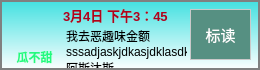
<?xml version="1.0" encoding="UTF-8"?>
<ui version="4.0">
 <class>MessageItem</class>
 <widget class="QWidget" name="MessageItem">
  <property name="geometry">
   <rect>
    <x>0</x>
    <y>0</y>
    <width>260</width>
    <height>70</height>
   </rect>
  </property>
  <property name="windowTitle">
   <string>Form</string>
  </property>
  <property name="styleSheet">
   <string notr="true"/>
  </property>
  <layout class="QGridLayout" name="gridLayout">
   <property name="margin">
    <number>0</number>
   </property>
   <property name="spacing">
    <number>0</number>
   </property>
   <item row="0" column="0">
    <widget class="QGroupBox" name="groupBox">
     <property name="styleSheet">
      <string notr="true">QGroupBox {background-color: qlineargradient(x1: 0, y1: 0, x2: 0, y2: 1,stop: 0 #40E0E0, stop: 1 #FFFFFF);border: 2px solid gray;margin-top: 0px; }</string>
     </property>
     <property name="title">
      <string/>
     </property>
     <widget class="QLabel" name="label_name">
      <property name="geometry">
       <rect>
        <x>4</x>
        <y>45</y>
        <width>61</width>
        <height>24</height>
       </rect>
      </property>
      <property name="layoutDirection">
       <enum>Qt::LeftToRight</enum>
      </property>
      <property name="styleSheet">
       <string notr="true">QLabel{
	border-color: rgb(23, 30, 5);
    font: 100 12pt &quot;微软雅黑&quot;;
    color: rgb(33, 250, 127);
    background-color: rgba(255, 193, 245, 0%);
}
QLabel:hover{
	border-color: rgb(0, 170, 255);
 
	color: rgb(255, 0, 0);
	font: 100 20pt &quot;微软雅黑&quot;;
    background-color: rgba(255, 193, 245, 0%);
}</string>
      </property>
      <property name="text">
       <string>&lt;html&gt;&lt;head/&gt;&lt;body&gt;&lt;p&gt;&lt;span style=&quot; font-weight:600;&quot;&gt;瓜不甜&lt;/span&gt;&lt;/p&gt;&lt;/body&gt;&lt;/html&gt;</string>
      </property>
      <property name="alignment">
       <set>Qt::AlignCenter</set>
      </property>
     </widget>
     <widget class="QLabel" name="label_Photo">
      <property name="geometry">
       <rect>
        <x>9</x>
        <y>4</y>
        <width>40</width>
        <height>40</height>
       </rect>
      </property>
      <property name="minimumSize">
       <size>
        <width>40</width>
        <height>40</height>
       </size>
      </property>
      <property name="maximumSize">
       <size>
        <width>40</width>
        <height>40</height>
       </size>
      </property>
      <property name="cursor">
       <cursorShape>PointingHandCursor</cursorShape>
      </property>
      <property name="styleSheet">
       <string notr="true">QLabel{
	border-color: rgb(23, 30, 5);
  /*  border: 1px groove gray;*/
    background-color: rgba(255, 193, 245, 0%);
}
QLabel:hover{
	border-color: rgb(0, 170, 255);
    border: 4px groove gray;
    background-color: rgba(255, 193, 245, 0%);
}</string>
      </property>
      <property name="text">
       <string/>
      </property>
      <property name="pixmap">
       <pixmap resource="resource.qrc">:/resource/image/login/resource/image/login/avatar.png</pixmap>
      </property>
      <property name="scaledContents">
       <bool>true</bool>
      </property>
     </widget>
     <widget class="QPushButton" name="btReaded">
      <property name="geometry">
       <rect>
        <x>190</x>
        <y>9</y>
        <width>61</width>
        <height>51</height>
       </rect>
      </property>
      <property name="sizePolicy">
       <sizepolicy hsizetype="Expanding" vsizetype="Expanding">
        <horstretch>0</horstretch>
        <verstretch>0</verstretch>
       </sizepolicy>
      </property>
      <property name="styleSheet">
       <string notr="true">QPushButton {
	border: 1px solid #c9c9c9;
	background: #569082;
	color:#ffffff;
	font-family: &quot;微软雅黑&quot;;
	font-size: 15px;
}
QPushButton:hover {
	border: 1px solid #c9c9c9;
	background: #ff9032;
	color:#ffffff;
	font-family: &quot;微软雅黑&quot;;
	font-size: 15px;
   
}
QPushButton:pressed {
	border:9px solid #c9c9c9;
	background: #569082;
	color:#ffffff;
	font-family: &quot;微软雅黑&quot;;
	font-size: 20px;
   
}</string>
      </property>
      <property name="text">
       <string>标读</string>
      </property>
     </widget>
     <widget class="QLabel" name="label_message">
      <property name="geometry">
       <rect>
        <x>66</x>
        <y>27</y>
        <width>121</width>
        <height>41</height>
       </rect>
      </property>
      <property name="text">
       <string>我去恶趣味金额sssadjaskjdkasjdklasdk阿斯达斯</string>
      </property>
      <property name="textFormat">
       <enum>Qt::AutoText</enum>
      </property>
      <property name="alignment">
       <set>Qt::AlignLeading|Qt::AlignLeft|Qt::AlignTop</set>
      </property>
      <property name="wordWrap">
       <bool>true</bool>
      </property>
     </widget>
     <widget class="QLabel" name="label_time">
      <property name="geometry">
       <rect>
        <x>63</x>
        <y>5</y>
        <width>121</width>
        <height>20</height>
       </rect>
      </property>
      <property name="styleSheet">
       <string notr="true">/*全局设置*/
QLabel {	font-family: &quot;微软雅黑&quot;; font-size: 12px;
			


}</string>
      </property>
      <property name="text">
       <string>&lt;html&gt;&lt;head/&gt;&lt;body&gt;&lt;p&gt;&lt;span style=&quot; font-size:10pt; font-weight:600; color:#b0021c;&quot;&gt;3月4日 下午3：45&lt;/span&gt;&lt;/p&gt;&lt;/body&gt;&lt;/html&gt;</string>
      </property>
     </widget>
    </widget>
   </item>
  </layout>
 </widget>
 <resources>
  <include location="resource.qrc"/>
 </resources>
 <connections/>
</ui>
